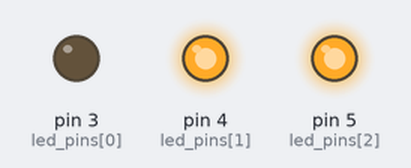
The sketch below on a simulated Arduino Uno, built with avr-gcc and run on an emulated ATmega328P. Shown: output pins drawn as LEDs (lit = HIGH).

Above: at 0.5 s.
At 2.5 s:
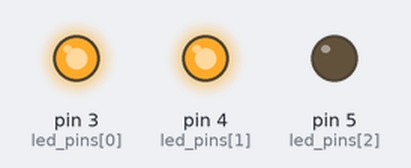
At 3.5 s:
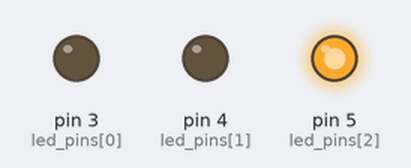
At 5.0 s:
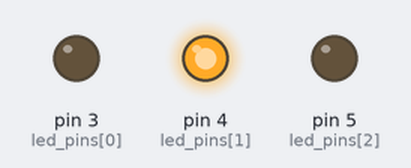
At 7.5 s:
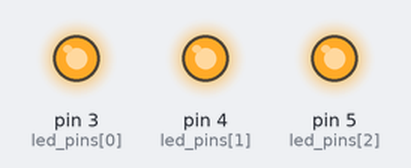
At 9.5 s:
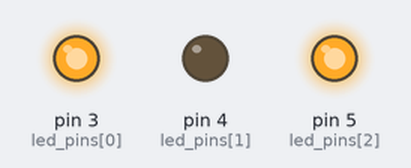
Timing chart, 0 to 10.4 s (numbered marks = the images above):
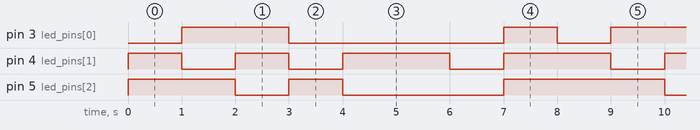

Measured:
- by itself, pin 3 (led_pins[0]): repeats every 8.0 s: LOW 4.0 s, HIGH 1.0 s, LOW 1.0 s, HIGH 2.0 s
- by itself, pin 4 (led_pins[1]): repeats every 8.0 s: LOW 1.0 s, HIGH 1.0 s, 2 × (LOW 1.0 s, HIGH 2.0 s)
- by itself, pin 5 (led_pins[2]): repeats every 8.0 s: LOW 1.0 s, HIGH 1.0 s, LOW 3.0 s, HIGH 3.0 s

The sketch:

RGBLED.ino
```cpp
int led_pins[]={3,4,5};                       // RGBLEDライトのピンを定義、0をRed、1をGreen、2をBlue

void setup() {
  int i;                                      // 変数iを定義
  for(i=0;i<3;i++){
  pinMode(led_pins[i],OUTPUT);                // ピン出力
  }
}

void loop() {                                 // LOWでLEDを光らせる
  digitalWrite(led_pins[0],LOW);              // 赤色に光る
  digitalWrite(led_pins[1],HIGH);
  digitalWrite(led_pins[2],HIGH);
  delay(1000);

  digitalWrite(led_pins[0],HIGH);             // 緑色に光る
  digitalWrite(led_pins[1],LOW);
  digitalWrite(led_pins[2],HIGH);
  delay(1000);

  digitalWrite(led_pins[0],HIGH);             // 青色に光る
  digitalWrite(led_pins[1],HIGH);
  digitalWrite(led_pins[2],LOW);
  delay(1000);

  digitalWrite(led_pins[0],LOW);              // 黄色に光る
  digitalWrite(led_pins[1],LOW);
  digitalWrite(led_pins[2],HIGH);
  delay(1000);

  digitalWrite(led_pins[0],LOW);              // マゼンタ色に光る
  digitalWrite(led_pins[1],HIGH);
  digitalWrite(led_pins[2],LOW);
  delay(1000);

  digitalWrite(led_pins[0],LOW);              // シアン色に光る
  digitalWrite(led_pins[1],HIGH);
  digitalWrite(led_pins[2],LOW);
  delay(1000);

  digitalWrite(led_pins[0],LOW);              // 白色に光る
  digitalWrite(led_pins[1],LOW);
  digitalWrite(led_pins[2],LOW);
  delay(1000);

  digitalWrite(led_pins[0],HIGH);             // 光らない
  digitalWrite(led_pins[1],HIGH);
  digitalWrite(led_pins[2],HIGH);
  delay(1000);

}
```
